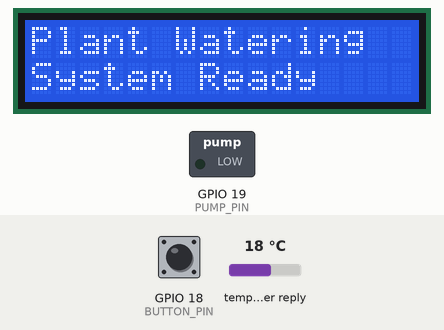
Recording of a sketch running on a simulated ESP32. On the bench: 16×2 character LCD, switched loads named in the sketch (green lamp = pin HIGH). The test bench sets the inputs (shaded band); at power-on: GPIO 18 (BUTTON_PIN) HIGH, temperature in the weather reply 18 °C. WiFi joins after 1.5 s; servers stay silent unless stated; uploads are accepted with an empty reply; web services answer with replies made up by the test bench; what the sketch prints to the serial monitor is not drawn.

Above: at 4.7 s.
4.8 s: GPIO 18 (BUTTON_PIN) pulled LOW for 0.15 s
6.4 s: GPIO 18 (BUTTON_PIN) driven LOW
9.4 s: GPIO 18 (BUTTON_PIN) pulsed HIGH 2 times (0.12 s each, 0.3 s apart)
Timing chart, 0 to 11.6 s (numbered marks = the images above; inputs shaded):
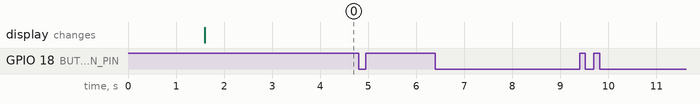

The sketch:

Plant_Watering.ino
```cpp
#include <WiFi.h>
#include <HTTPClient.h>
#include <ArduinoJson.h>
#include <Wire.h>
#include <LiquidCrystal_I2C.h>

LiquidCrystal_I2C lcd(0x27, 16, 2);

// WiFi Credentials

const char* WIFI_SSID = "Wokwi-GUEST";
const char* WIFI_PASSWORD = "";

// OpenWeather API

const char* API_KEY = "YOUR API KEY";
const char* CITY = "Jammu";

// Google Apps Script URL

const char* SCRIPT_URL =
"YOUR SCRIPT URL";

// Pins

#define SOIL_PIN      34
#define LDR_PIN        35

#define BUTTON_PIN     18

#define PUMP_PIN       19


unsigned long previousRead = 0;

const unsigned long READ_INTERVAL = 30000;

unsigned long lastWatered = 0;

unsigned long manualOverrideTime = 0;

const unsigned long LOCKOUT = 300000;

bool rainAPI = false;

bool rainLDR = false;

bool pumpState = false;

String moistureState = "";

int moistureRaw = 0;

int moisturePercent = 0;

int lightRaw = 0;

// WiFi

void connectWiFi()
{

  Serial.print("Connecting");

  WiFi.begin(WIFI_SSID, WIFI_PASSWORD);

  while (WiFi.status() != WL_CONNECTED)
  {
    Serial.print(".");
    delay(500);
  }

  Serial.println();

  Serial.println("WiFi Connected");

}

// Weather API

bool checkWeather()
{

  HTTPClient http;

  String url =
  "http://api.openweathermap.org/data/2.5/weather?q=Jammu&appid=" +
  String(CITY) +
  "&appid=" +
  String(API_KEY);

  http.begin(url);

  int code = http.GET();

  if(code == 200)
  {

    DynamicJsonDocument doc(2048);

    deserializeJson(doc, http.getString());

    String weather =
    doc["weather"][0]["main"];

    http.end();

    if(weather == "Rain")
      return true;

    if(weather == "Drizzle")
      return true;

    if(weather == "Thunderstorm")
      return true;

    return false;

  }

  http.end();

  return false;

}

// Read Soil Moisture

void readSoil()
{

  moistureRaw = analogRead(SOIL_PIN);

  moisturePercent = map(moistureRaw, 0, 4095, 0, 100);

  if(moisturePercent < 30)
    moistureState = "DRY";

  else if(moisturePercent < 70)
    moistureState = "OPTIMAL";

  else
    moistureState = "WET";

}

// Read LDR

void readLDR()
{

  lightRaw = analogRead(LDR_PIN);

  if(lightRaw < 1500)
    rainLDR = true;

  else
    rainLDR = false;

}

// Water Plant

void waterPlant()
{

  pumpState = true;

  digitalWrite(PUMP_PIN, HIGH);

  lcd.clear();

  lcd.setCursor(0,0);
  lcd.print("Pump Running");

  lcd.setCursor(0,1);
  lcd.print("Watering...");

  delay(5000);

  digitalWrite(PUMP_PIN, LOW);

  pumpState = false;

  lastWatered = millis();

}

// LCD Display

void updateLCD()
{

  lcd.clear();

  lcd.setCursor(0,0);

  lcd.print("M:");

  lcd.print(moisturePercent);

  lcd.print("% ");

  lcd.print(moistureState);

  lcd.setCursor(0,1);

  lcd.print("Last:");

  lcd.print(lastWatered/1000);

  lcd.print("s");

}

// Serial Output

void printStatus()
{

  Serial.println("-----------------------");

  Serial.print("Moisture : ");
  Serial.print(moisturePercent);
  Serial.println("%");

  Serial.print("State : ");
  Serial.println(moistureState);

  Serial.print("LDR Rain : ");

  if(rainLDR)
    Serial.println("YES");

  else
    Serial.println("NO");

  Serial.print("Weather API Rain : ");

  if(rainAPI)
    Serial.println("YES");

  else
    Serial.println("NO");

  Serial.print("Last Watered : ");

  Serial.print(lastWatered/1000);

  Serial.println(" sec");

}

// Google Sheets Logging

void logGoogleSheets()
{

  if(WiFi.status() != WL_CONNECTED)
    return;

  HTTPClient http;

  String url =

  String(SCRIPT_URL) +

  "?moisture=" +

  String(moisturePercent) +

  "&status=" +

  moistureState +

  "&rain=" +

  String(rainAPI);

  http.begin(url);

  http.GET();

  http.end();

}

// Manual Override

void manualOverride()
{

  if(digitalRead(BUTTON_PIN) == LOW)
  {

    if(millis() - manualOverrideTime >= LOCKOUT)
    {

      manualOverrideTime = millis();

      Serial.println("Manual Override Activated");

      waterPlant();

    }

    else
    {

      Serial.println("Manual Override Locked");

    }

  }

}

// SETUP

void setup()
{

  Serial.begin(115200);

  lcd.init();

  lcd.backlight();

  pinMode(PUMP_PIN, OUTPUT);

  pinMode(BUTTON_PIN, INPUT_PULLUP);

  digitalWrite(PUMP_PIN, LOW);

  connectWiFi();

  lcd.clear();

  lcd.setCursor(0,0);

  lcd.print("Plant Watering");

  lcd.setCursor(0,1);

  lcd.print("System Ready");

  delay(2000);

}

// LOOP

void loop()
{

  // Manual Override

  manualOverride();

  // Read every 30 seconds
  // (30 minutes on real hardware)

  if(millis() - previousRead >= READ_INTERVAL)
  {

    previousRead = millis();

    readSoil();

    readLDR();

    rainAPI = checkWeather();

    updateLCD();

    printStatus();

    logGoogleSheets();


    if(moistureState == "DRY")
    {

      if(!rainLDR && !rainAPI)
      {

        Serial.println("Conditions OK");

        Serial.println("Starting Pump");

        waterPlant();

      }

      else
      {

        Serial.println("Watering Skipped");

        Serial.println("Rain Detected");

      }

    }

    else if(moistureState == "OPTIMAL")
    {

      Serial.println("Soil Moisture Optimal");

    }

    else
    {

      Serial.println("Soil Already Wet");

    }

    Serial.println();

  }

}
```
